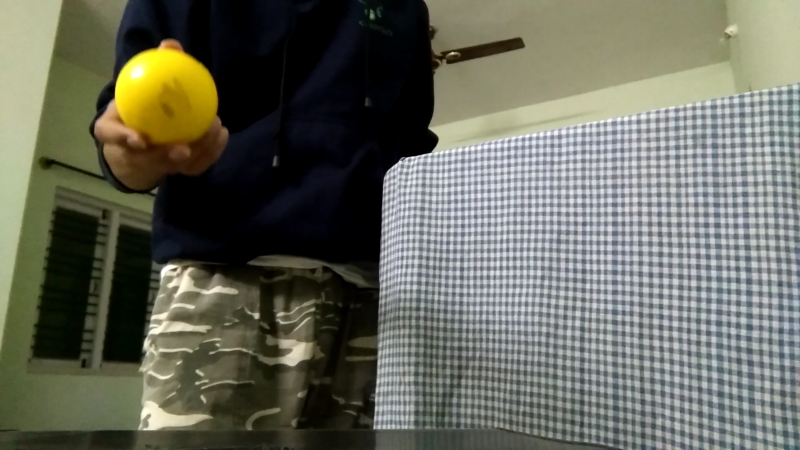
#> input picture ball_pic.png, 1600 x 900 px, given in place of the camera (shown at 1/2 size)
$ python gesture_color_based.py   (Python 2 division)
#> lines starting #> are read from the running program, lines starting #| are printed output that depends on the picture; after the words box and inside, x2 and y2 are one past the last pixel; in counts of white or black regions, pixels touching at a corner belong together
# import the necessary packages
from collections import deque
import numpy as np
import argparse
import imutils
import cv2

# define the lower and upper boundaries of the "green"
# ball in the HSV color space, then initialize the
# list of tracked points

#for the yellow ball video
greenLower = (17, 168, 112)
greenUpper = (255, 255, 255)

pts = deque()

camera = cv2.VideoCapture(0)
path = []
count = 0
color = (0, 0, 255)
# keep looping
circle_img = cv2.imread("circle.png", -1)
x_offset=y_offset=50
while True:
	count = count+1
	# grab the current frame
	(grabbed, frame) = camera.read()
#> frame is the input picture: shape (900, 1600, 3); mean B, G, R 92.5, 105.4, 103.8

	# if we are viewing a video and we did not grab a frame,
	# then we have reached the end of the video
	if not grabbed:
		break

	# resize the frame, blur it, and convert it to the HSV
	# color space
	frame = imutils.resize(frame, width=600)
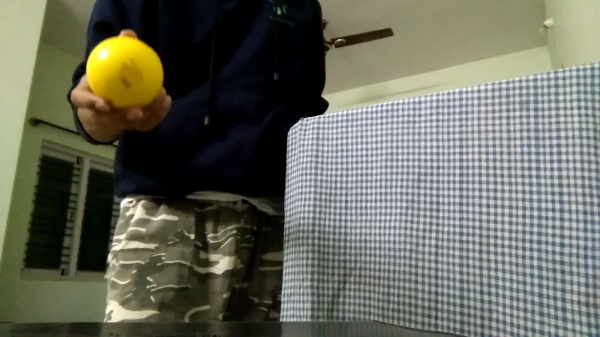
#> frame: shape (337, 600, 3); mean B, G, R 92.5, 105.4, 103.8
	blurred = cv2.GaussianBlur(frame, (11, 11), 0)
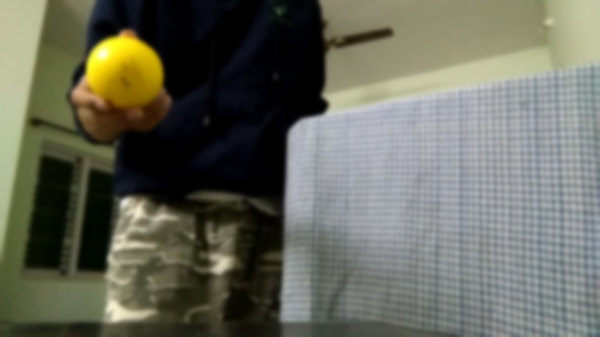
#> blurred: shape (337, 600, 3); mean B, G, R 92.5, 105.4, 103.8
	hsv = cv2.cvtColor(frame, cv2.COLOR_BGR2HSV)
#> hsv: shape (337, 600, 3); mean H, S, V 62.5, 76.5, 109.3

	# construct a mask for the color "green", then perform
	# a series of dilations and erosions to remove any small
	# blobs left in the mask
	mask = cv2.inRange(hsv, greenLower, greenUpper)
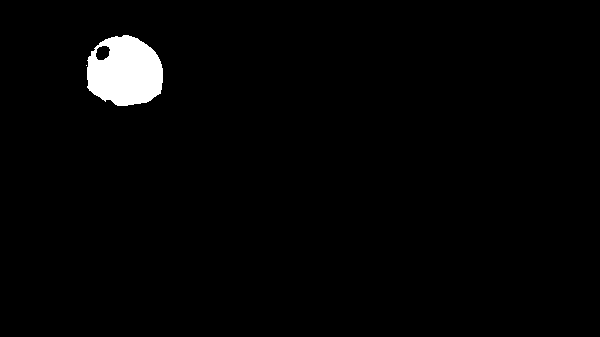
#> mask: shape (337, 600); 2.1% white; 2 white regions (1 under 20 px), largest, box (x1, y1, x2, y2) and area: (87, 35, 163, 106) 4151
	mask = cv2.erode(mask, None, iterations=2)
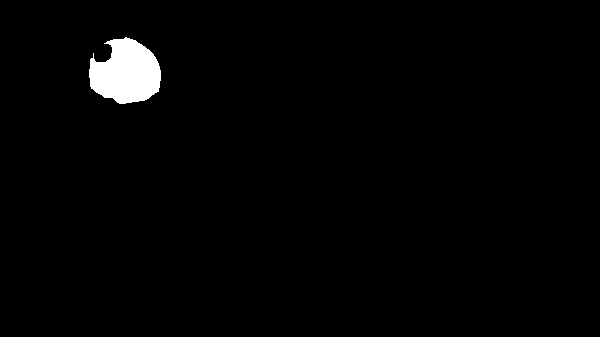
#> mask: shape (337, 600); 1.7% white; 1 white region, box (x1, y1, x2, y2) and area: (89, 37, 161, 104) 3468
	mask = cv2.dilate(mask, None, iterations=2)
#> mask: shape (337, 600); 2% white; 1 white region

	# find contours in the mask and initialize the current
	# (x, y) center of the ball
	cnts = cv2.findContours(mask.copy(), cv2.RETR_EXTERNAL,
		cv2.CHAIN_APPROX_SIMPLE)[-2]
#> cnts = 1 contour; box (x1, y1, x2, y2) and area: (87, 35, 163, 106) 3983
	center = None

	# only proceed if at least one contour was found
	if len(cnts) > 0:
		# find the largest contour in the mask, then use
		# it to compute the minimum enclosing circle and
		# centroid
		c = max(cnts, key=cv2.contourArea)
#> c = contour of 100 points, box (x1, y1, x2, y2) (87, 35, 163, 106), area 3983
		((x, y), radius) = cv2.minEnclosingCircle(c)
#> x = 125.3; y = 72.4; radius = 40.39
		M = cv2.moments(c)
#> M = moments, m00 3983, centre m10/m00, m01/m00 = (125.5, 72.02)
		center = (int(M["m10"] / M["m00"]), int(M["m01"] / M["m00"]))
#> center = (125, 72)

		# only proceed if the radius meets a minimum size
		if radius > 10:
			# draw the circle and centroid on the frame,
			# then update the list of tracked points
			cv2.circle(frame, (int(x), int(y)), int(radius),
				(0, 255, 255), 2)
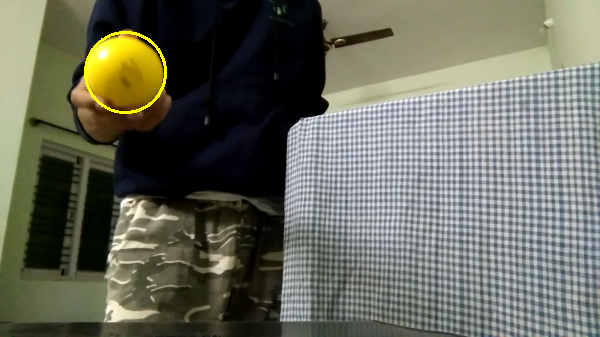
#> frame: shape (337, 600, 3); 0.38% of pixels changed, all inside (x1, y1, x2, y2) = (84, 31, 167, 114)
			cv2.circle(frame, center, 5, (0, 0, 255), -1)
#> frame: shape (337, 600, 3); 0.04% of pixels changed, all inside (x1, y1, x2, y2) = (120, 67, 131, 78)

	# update the points queue
	#if count%10 == 0:
	'''
	if center in pts:
		print 'closed path found'.count
		'''

	'''
	if center in pts:
		print count
	'''
	'''
	if count%10==0:
		pts.appendleft(center)
	'''
	pts.appendleft(center)


	if center is not None and center[0] >= 384:
		#print center
		color = (0, 255, 0)
	else:
		color = (0, 0, 255)

	path.append(center)
	#print center

	# loop over the set of tracked points
	for i in xrange(1, len(pts)):
		# if either of the tracked points are None, ignore
		# them
		if pts[i - 1] is None or pts[i] is None:
			continue

		# otherwise, compute the thickness of the line and
		# draw the connecting lines
		#thickness = int(np.sqrt(args["buffer"] / float(i + 1)) * 2.5)
		#cv2.line(frame, pts[i - 1], pts[i], (0, 0, 255), thickness)
		'''
		if pts[i - 1] == pts[i] and count%10 == 0:
			print ' found '
		'''
		cv2.line(frame, pts[i - 1], pts[i], color, 1)
		cv2.rectangle(frame,(384,0),(510,128),color,3)
		#frame[y_offset:y_offset+circle_img.shape[0], x_offset:x_offset+circle_img.shape[1]] = circle_img


	# show the frame to our screen
	cv2.imshow("Frame", frame)
	key = cv2.waitKey(1) & 0xFF
#> (key q is pressed here)

	# if the 'q' key is pressed, stop the loop
	if key == ord("q"):
		break
# cleanup the camera and close any open windows
print "---------------------------------------------"
#print type(path)
print "---------------------------------------------"
camera.release()
cv2.destroyAllWindows()

$ run again, on ball_track.png
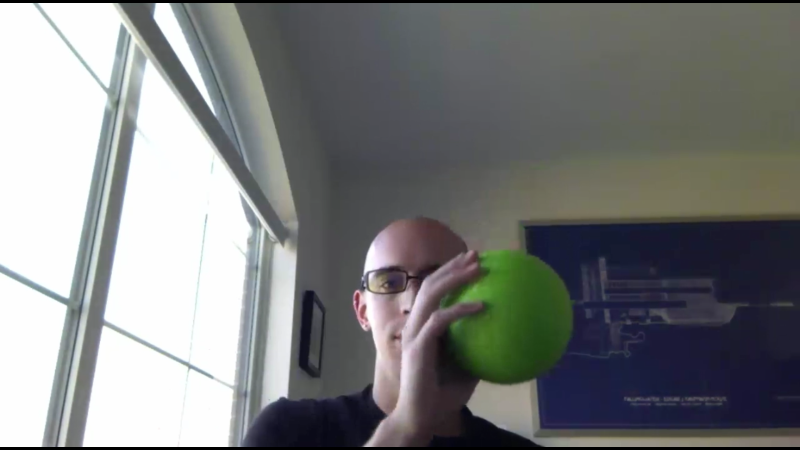
#> input picture ball_track.png, 1600 x 900 px, given in place of the camera (shown at 1/2 size)
#> frame is the input picture: shape (900, 1600, 3); mean B, G, R 125.1, 125.2, 123.4
#> hsv: shape (337, 600, 3); mean H, S, V 69.2, 39.6, 131
#> `mask = cv2.erode(mask, None, iterations=2)`:
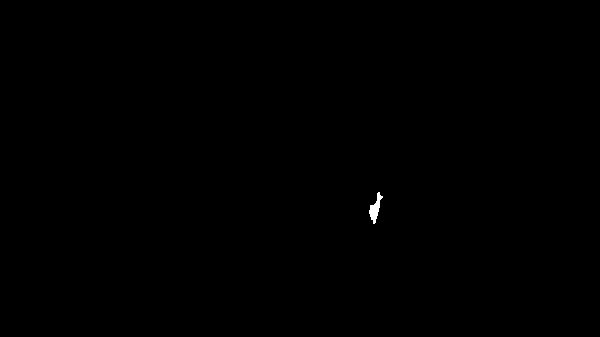
#> mask: shape (337, 600); 0.09% white; 1 white region, box (x1, y1, x2, y2) and area: (369, 192, 383, 224) 192
#> cnts = 1 contour; box (x1, y1, x2, y2) and area: (367, 190, 385, 226) 348
#> c = contour of 33 points, box (x1, y1, x2, y2) (367, 190, 385, 226), area 348
#> x = 376; y = 207.5; radius = 18.2
#> M = moments, m00 348.5, centre m10/m00, m01/m00 = (375.2, 207.7)
#> center = (375, 207)
#> `cv2.circle(frame, (int(x), int(y)), int(radius), (0, 255, 255), 2)`:
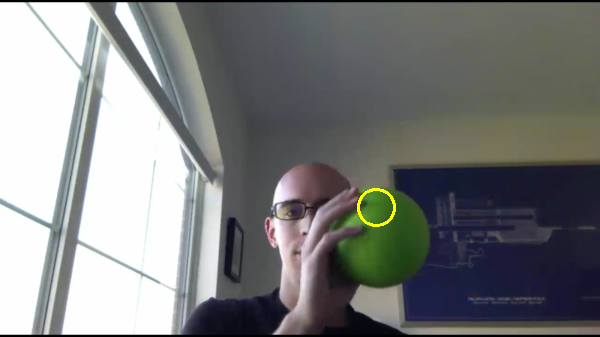
#> frame: shape (337, 600, 3); mean B, G, R 125, 125.5, 123.7

$ run again, on blue_lid.png
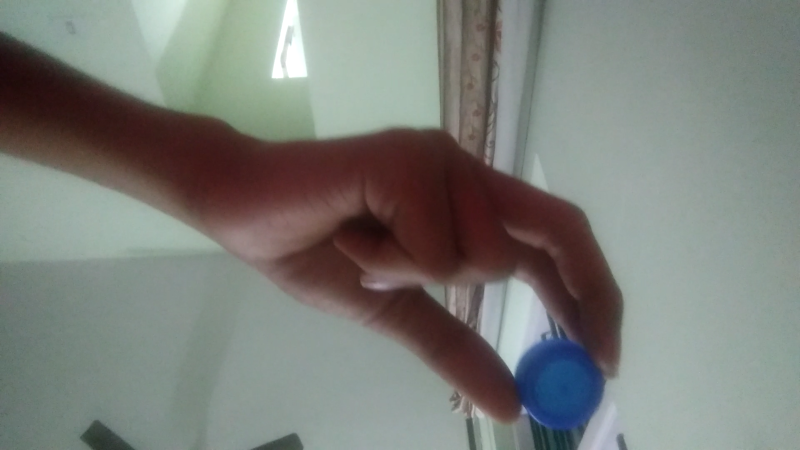
#> input picture blue_lid.png, 1600 x 900 px, given in place of the camera (shown at 1/2 size)
#> frame is the input picture: shape (900, 1600, 3); mean B, G, R 121.8, 126.8, 123.6
#> hsv: shape (337, 600, 3); mean H, S, V 61.2, 48.5, 134.9
#> `mask = cv2.erode(mask, None, iterations=2)`:
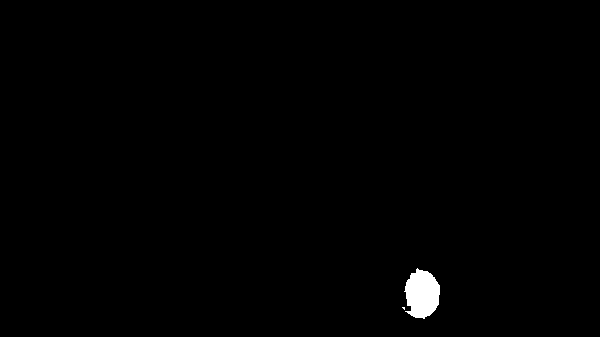
#> mask: shape (337, 600); 0.66% white; 2 white regions (1 under 20 px), largest, box (x1, y1, x2, y2) and area: (404, 268, 440, 319) 1330
#> cnts = 1 contour; box (x1, y1, x2, y2) and area: (400, 266, 442, 321) 1672
#> c = contour of 68 points, box (x1, y1, x2, y2) (400, 266, 442, 321), area 1672
#> x = 420.5; y = 293; radius = 27.55
#> M = moments, m00 1672, centre m10/m00, m01/m00 = (421.2, 294)
#> center = (421, 293)
#> `cv2.circle(frame, (int(x), int(y)), int(radius), (0, 255, 255), 2)`:
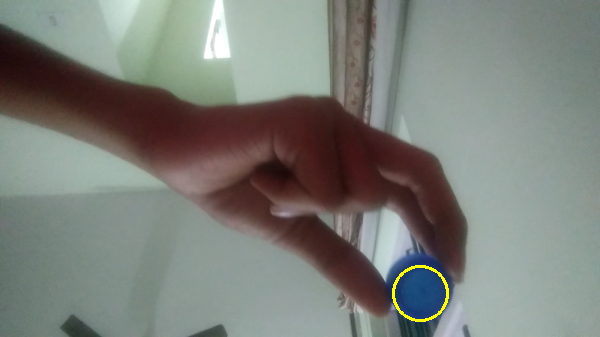
#> frame: shape (337, 600, 3); mean B, G, R 121.5, 127.3, 124.2
